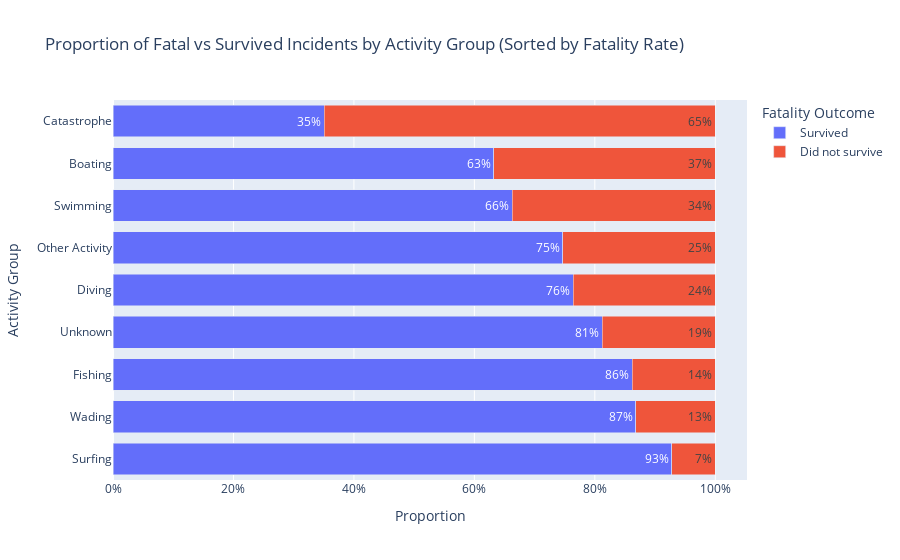

Here is the notebook cell this chart was saved with:
### Code cell
import plotly.express as px
import pandas as pd

# Calculate proportions
activity_fatal = (
    df.groupby("Activity_group")["Fatal Y/N"]
    .value_counts(normalize=True)
    .rename("Proportion")
    .reset_index()
)

# Extract only fatal proportions for sorting
fatal_order = (
    activity_fatal[activity_fatal["Fatal Y/N"] == "Did not survive"]
    .sort_values("Proportion", ascending=False)["Activity_group"]
)

# Create the horizontal stacked bar chart, sorted by fatality proportion
fig = px.bar(
    activity_fatal,
    y="Activity_group", 
    x="Proportion",
    color="Fatal Y/N",
    barmode="stack",
    category_orders={"Activity_group": fatal_order.tolist()},
    text=activity_fatal["Proportion"].apply(lambda x: f"{x:.0%}"),
    title="Proportion of Fatal vs Survived Incidents by Activity Group (Sorted by Fatality Rate)",
    labels={
        "Activity_group": "Activity Group",
        "Proportion": "Proportion",
        "Fatal Y/N": "Outcome",
    },
    orientation='h'
)

# Layout adjustments
fig.update_traces(textposition="inside")
fig.update_layout(
    yaxis_tickangle=0, 
    xaxis_tickformat=".0%",
    legend_title="Fatality Outcome",
    bargap=0.25,
)

fig.show()

### Figure 1 — Plotly figure (JSON) as saved in the notebook; plotly's stock layout.template omitted (floating-point values rounded to 4 significant figures)
{"data": [{"hovertemplate": "Outcome=Survived<br>Proportion=%{x}<br>Activity Group=%{y}<br>text=%{text}<extra></extra>", "legendgroup": "Survived", "marker": {"color": "#636efa", "pattern": {"shape": ""}}, "name": "Survived", "orientation": "h", "showlegend": true, "text": ["63%", "35%", "76%", "86%", "75%", "93%", "66%", "81%", "87%"], "textposition": "inside", "type": "bar", "x": [0.6325, 0.3506, 0.7641, 0.8618, 0.747, 0.9273, 0.6629, 0.812, 0.8682], "xaxis": "x", "y": ["Boating", "Catastrophe", "Diving", "Fishing", "Other Activity", "Surfing", "Swimming", "Unknown", "Wading"], "yaxis": "y"}, {"hovertemplate": "Outcome=Did not survive<br>Proportion=%{x}<br>Activity Group=%{y}<br>text=%{text}<extra></extra>", "legendgroup": "Did not survive", "marker": {"color": "#EF553B", "pattern": {"shape": ""}}, "name": "Did not survive", "orientation": "h", "showlegend": true, "text": ["37%", "65%", "24%", "14%", "25%", "7%", "34%", "19%", "13%"], "textposition": "inside", "type": "bar", "x": [0.3675, 0.6494, 0.2359, 0.1382, 0.253, 0.07269, 0.3371, 0.188, 0.1318], "xaxis": "x", "y": ["Boating", "Catastrophe", "Diving", "Fishing", "Other Activity", "Surfing", "Swimming", "Unknown", "Wading"], "yaxis": "y"}], "layout": {"bargap": 0.25, "barmode": "stack", "legend": {"title": {"text": "Fatality Outcome"}, "tracegroupgap": 0}, "title": {"text": "Proportion of Fatal vs Survived Incidents by Activity Group (Sorted by Fatality Rate)"}, "xaxis": {"anchor": "y", "domain": [0, 1], "tickformat": ".0%", "title": {"text": "Proportion"}}, "yaxis": {"anchor": "x", "categoryarray": ["Surfing", "Wading", "Fishing", "Unknown", "Diving", "Other Activity", "Swimming", "Boating", "Catastrophe"], "categoryorder": "array", "domain": [0, 1], "tickangle": 0, "title": {"text": "Activity Group"}}}}
